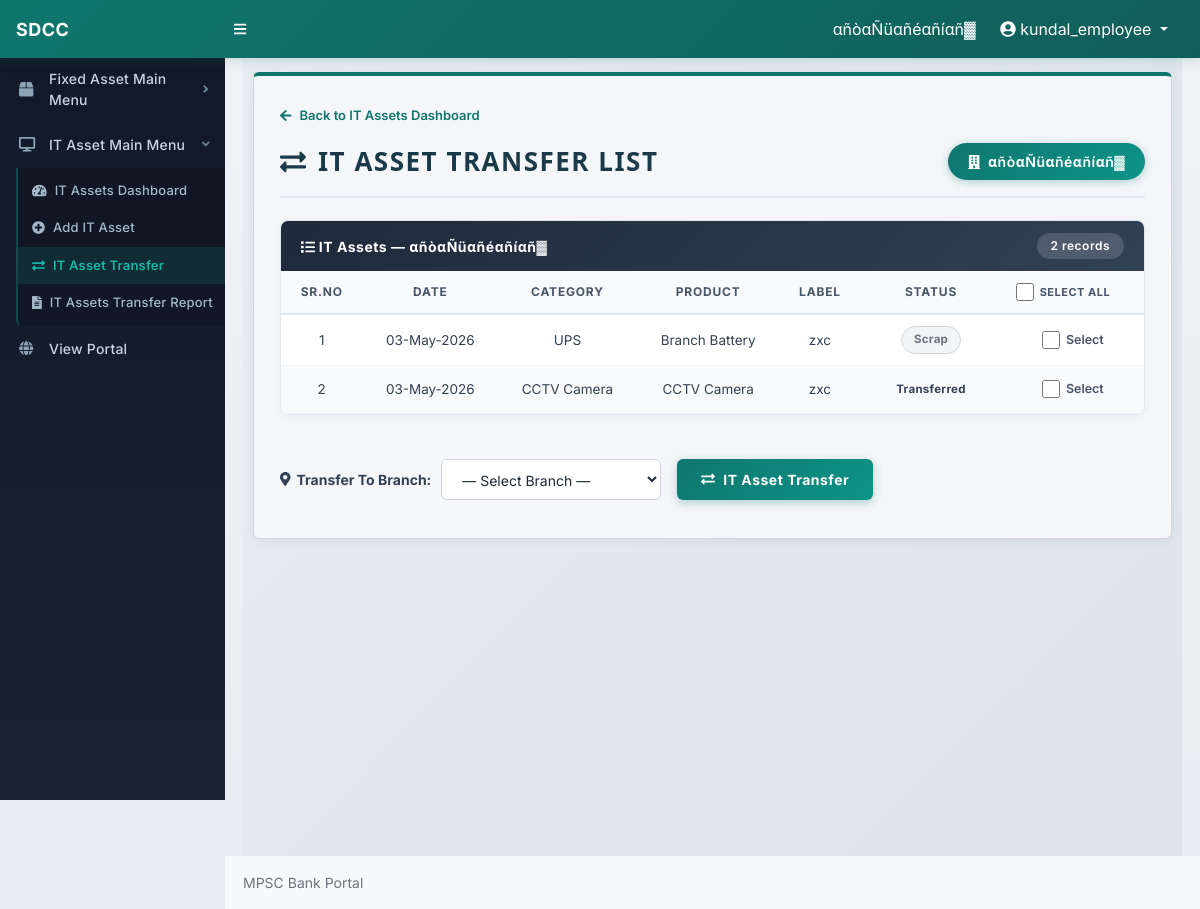
Page /it-asset-transfer.php (signed in) on the committed database.
### tables this page shows
CREATE TABLE `it_assets` (
  `id` int(11) NOT NULL AUTO_INCREMENT,
  `branch_name` varchar(255) NOT NULL,
  `category` varchar(100) NOT NULL,
  `product` varchar(255) NOT NULL,
  `serial_id` varchar(255) DEFAULT NULL,
  `label_name` varchar(255) DEFAULT NULL,
  `status` varchar(100) DEFAULT 'Available',
  `created_at` datetime DEFAULT current_timestamp(),
  PRIMARY KEY (`id`)
);

### it-asset-transfer.php (the view, shortened to what this page needs)
<?php
include_once('./includes/config.php');
mysqli_set_charset($con, "utf8mb4");
$branch = $_SESSION['branch_name'];
mysqli_query($con, "CREATE TABLE IF NOT EXISTS `it_asset_transfers` (
    `id` INT AUTO_INCREMENT PRIMARY KEY,
    `asset_id` INT NOT NULL,
    `from_branch` VARCHAR(255) NOT NULL,
    `to_branch` VARCHAR(255) NOT NULL,
    `category` VARCHAR(100) NOT NULL,
    `product` VARCHAR(255) NOT NULL,
    `label_name` VARCHAR(255) DEFAULT NULL,
    `status` VARCHAR(100) DEFAULT NULL,
    `transfer_status` VARCHAR(50) DEFAULT 'Pending',
    `created_at` DATETIME DEFAULT CURRENT_TIMESTAMP
) ENGINE=InnoDB DEFAULT CHARSET=utf8mb4;");
$assetList = false;
$totalAvailable = 0;
$stmt = mysqli_prepare($con, "SELECT id, category, product, label_name, status, created_at FROM it_assets WHERE branch_name = ? ORDER BY id DESC");
if ($stmt) {
    mysqli_stmt_bind_param($stmt, "s", $branch);
    mysqli_stmt_execute($stmt);
    $assetList = mysqli_stmt_get_result($stmt);
    $totalAvailable = ($assetList) ? mysqli_num_rows($assetList) : 0;
} else {
    $dbError = 'Database error: ' . mysqli_error($con);
}
?>
<!DOCTYPE html>
<html lang="en">
<head>
    <link href="./css/styles.css" rel="stylesheet" />
    <link href="./css/custom.css" rel="stylesheet" />
    <link href="./css/it-assets.css" rel="stylesheet" />
    <link href="./css/it-transfer.css?v=2" rel="stylesheet" />
</head>
<body class="sb-nav-fixed">
    <nav class="sb-topnav navbar navbar-expand navbar-dark" style="background:#099c78;">
        <a class="navbar-brand ps-3" href="entry-forms.php">SDCC</a>
        <button class="btn btn-link btn-sm order-1 order-lg-0 me-4 me-lg-0" id="sidebarToggle">
            <i class="fas fa-bars"></i>
        </button>
        <ul class="navbar-nav ms-auto me-3 me-lg-4 align-items-center">
            <li class="nav-item me-3 text-white">
                <?php echo htmlspecialchars($_SESSION['branch_name']); ?>
            </li>
            <li class="nav-item dropdown">
                <a class="nav-link dropdown-toggle text-white" href="#" id="navbarDropdown" role="button" data-bs-toggle="dropdown">
                    <i class="fas fa-user-circle"></i>
                    <?php echo htmlspecialchars($_SESSION['login']); ?>
                </a>
            </li>
        </ul>
    </nav>
    <div id="layoutSidenav">
        <?php include_once('./includes/entry-sidebar.php'); ?>
        <div id="layoutSidenav_content">
            <main>
                <div class="container-fluid px-3">
                    <div class="it-transfer-page">
                        <div class="it-transfer-panel">
                            <a href="manage-it-assets.php" class="itt-back-link">
                                <i class="fas fa-arrow-left"></i> Back to IT Assets Dashboard
                            </a>
                            <div class="itt-header">
                                <h1 class="itt-title"><i class="fas fa-exchange-alt"></i> IT ASSET TRANSFER LIST</h1>
                                <div class="itt-branch-badge">
                                    <i class="fas fa-building"></i>
                                    <?php echo htmlspecialchars($branch); ?>
                                </div>
                            </div>
                            <form action="process-transfer.php" method="POST" id="transferForm">
                                <div class="itt-table-wrap" id="printableArea">
                                    <div class="itt-table-header-bar">
                                        <span><i class="fas fa-list"></i> IT Assets — <?php echo htmlspecialchars($branch); ?></span>
                                        <span class="itt-table-count"><?php echo $totalAvailable; ?> records</span>
                                    </div>
                                    <div class="itt-table-scroll">
                                        <table class="itt-table" id="transferTable">
                                            <thead>
                                                <tr>
                                                    <th>Sr.No</th>
                                                    <th>Date</th>
                                                    <th>Category</th>
                                                    <th>Product</th>
                                                    <th>Label</th>
                                                    <th>Status</th>
                                                    <th class="no-print">
                                                        <div class="itt-select-all-wrap">
                                                            <input type="checkbox" id="selectAll">
                                                            <label for="selectAll">Select All</label>
                                                        </div>
                                                    </th>
                                                </tr>
                                            </thead>
                                            <tbody>
                                                <?php
                                                $sr = 1;
                                                if ($assetList && mysqli_num_rows($assetList) > 0) {
                                                    mysqli_data_seek($assetList, 0);
                                                    while ($asset = mysqli_fetch_assoc($assetList)) {
                                                ?>
                                                        <tr>
                                                            <td><?php echo $sr++; ?></td>
                                                            <td><?php echo date('d-M-Y', strtotime($asset['created_at'])); ?></td>
                                                            <td><?php echo htmlspecialchars($asset['category']); ?></td>
                                                            <td><?php echo htmlspecialchars($asset['product']); ?></td>
                                                            <td><?php echo htmlspecialchars($asset['label_name'] ?? '—'); ?></td>
                                                            <td>
                                                                <?php
                                                                    $statusClass = '';
                                                                    switch ($asset['status']) {
                                                                        case 'Scrap': $statusClass = 'status-scrap'; break;
                                                                    }
                                                                ?>
                                                                <span class="itt-status-badge <?php echo $statusClass; ?>">
                                                                    <?php echo htmlspecialchars($asset['status']); ?>
                                                                </span>
                                                            </td>
                                                            <td class="no-print">
                                                                <div class="itt-checkbox-wrap">
                                                                    <input type="checkbox" name="asset_ids[]" value="<?php echo $asset['id']; ?>" id="asset_<?php echo $asset['id']; ?>">
                                                                    <label for="asset_<?php echo $asset['id']; ?>">Select</label>
                                                                </div>
                                                            </td>
                                                        </tr>
                                                <?php
                                                    }
                                                } ?>
                                            </tbody>
                                        </table>
                                    </div>
                                </div>
                                <div class="itt-transfer-bar">
                                    <div class="itt-transfer-group">
                                        <label for="targetBranch">
                                            <i class="fas fa-map-marker-alt"></i> Transfer To Branch:
                                        </label>
                                        <select name="to_branch" id="targetBranch" class="itt-select" required>
                                            <option value="">— Select Branch —</option>
                                        </select>
                                    </div>
                                    <button type="button" class="itt-btn itt-btn-transfer" id="btnTransfer" <?php if ($totalAvailable === 0) echo 'disabled style="opacity:0.5;cursor:not-allowed;"'; ?>>
                                        <i class="fas fa-exchange-alt"></i> IT Asset Transfer
                                    </button>
                                </div>
                            </form>
                        </div>
                    </div>
                </div>
            </main>
            <footer class="py-3 bg-light mt-auto">
                <div class="container-fluid px-4">
                    <div class="small text-muted">MPSC Bank Portal</div>
                </div>
            </footer>
        </div>
    </div>
</body>
</html>

### css/custom.css (style rules this page uses)
body { background-color: #f0f2f5 !important; font-family: 'Inter', 'Segoe UI', Arial, Helvetica, sans-serif; -webkit-font-smoothing: antialiased; -moz-osx-font-smoothing: grayscale; }
#layoutSidenav_content { background: linear-gradient(180deg, #f0f2f5 0%, #e8ebef 100%); }
.container-fluid { padding-left: 18px !important; padding-right: 18px !important; }
.sb-topnav { background: linear-gradient(135deg, #0f766e 0%, #115e59 100%) !important; height: 58px; min-height: 58px; box-shadow: 0 2px 12px rgba(15, 118, 110, 0.2) !important; border: none !important; }
.sb-topnav .navbar-brand { color: #ffffff !important; font-size: 18px; font-weight: 700; width: 225px; padding-left: 18px; letter-spacing: 0.5px; }
.sb-topnav .nav-link, .sb-topnav .navbar-brand, .sb-topnav .topbar-bank-name, .sb-topnav .topbar-user-text { color: #ffffff !important; }

### css/it-assets.css (style rules this page uses)
.status-scrap { background: #f3f4f6; color: #6b7280; border: 1px solid #d1d5db; }

### rows in the picture
it_assets: created_at "03-May-2026", category "UPS", product "Branch Battery", label_name "zxc", status "Scrap"
it_assets: created_at "03-May-2026", category "CCTV Camera", product "CCTV Camera", label_name "zxc", status "Transferred"

### other values in the picture
$_SESSION['branch_name'] "αñòαÑüαñéαñíαñ▓"
$_SESSION['login'] "kundal_employee"
$branch "αñòαÑüαñéαñíαñ▓"
$totalAvailable "2"
